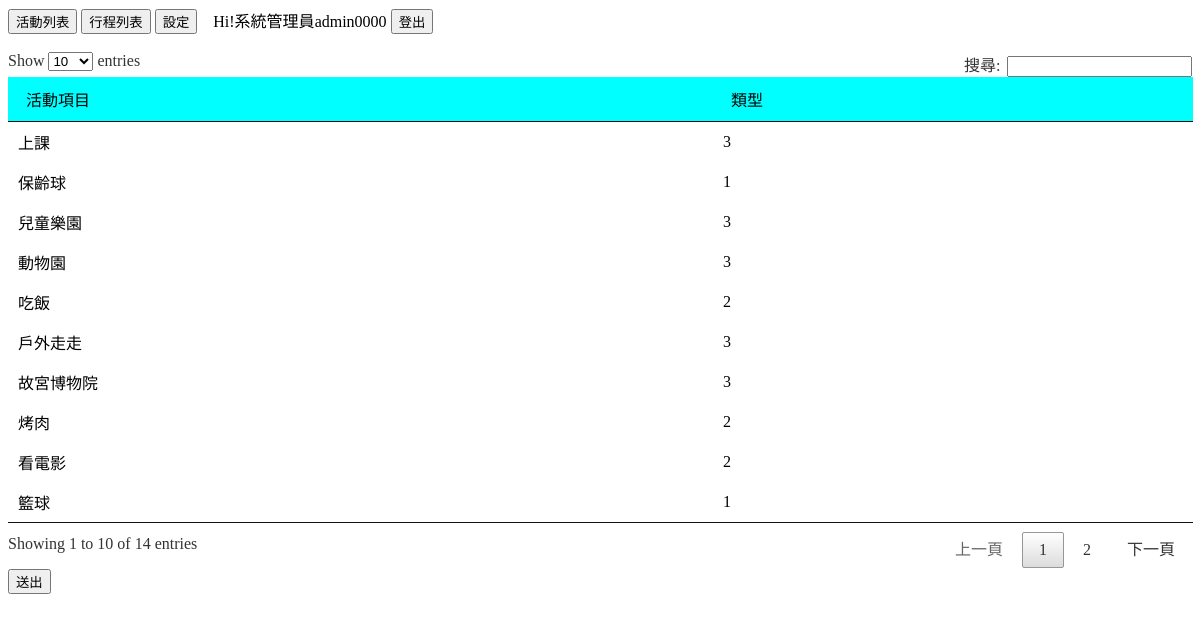
The page /plan_insert.php (signed in) on the database its author committed.
### tables this page shows
CREATE TABLE `activity` (
  `ac_id` int(6) UNSIGNED NOT NULL,
  `ac_type` int(30) NOT NULL,
  `ac_name` varchar(30) NOT NULL,
  `ac_weather` varchar(30) NOT NULL,
  `ac_drive` int(30) NOT NULL,
  `ac_carry` varchar(30) NOT NULL,
  `ac_spend` int(30) NOT NULL,
  `ac_hours` int(30) NOT NULL,
  `ac_timetype` varchar(30) NOT NULL,
  `ac_updatedate` timestamp NOT NULL DEFAULT CURRENT_TIMESTAMP ON UPDATE CURRENT_TIMESTAMP
);

### select_activity.php (called while the page is built, shortened)
<?php
    include("mysql.php");
    $sql = "select ac_id,ac_name,ac_type,(select name from activity_types where id = ac_type) as type_name,ac_weather,ac_drive,ac_carry,ac_spend,ac_hours,ac_timetype from activity";
    $query = $conn->query($sql);
    $active = $query->fetchAll(PDO::FETCH_ASSOC);
?>

### plan_insert.php (the view, shortened to what this page needs)
<html>
  <head>
  </head>
<link href="jquery.dataTables.min.css" rel="stylesheet" />
<?php session_start();
    include("mysql.php");
    $us_admin = $_SESSION['us_admin'];
    if(!empty($us_admin)){
        include("select_activity.php");
    }
 ?>
  <body>
    <form name="showForm" method="post">
        <input type="button" value="活動列表" onClick="show('activity')"/>
        <input type="button" value="行程列表" onClick="show('plan')"/>
        <input type="button" value="設定" onClick="show('setting')"/>
        &nbsp&nbsp
        Hi!<?php echo $_SESSION['us_name'];
        echo $_SESSION['us_account'];?>
        <input type="button" value="登出" onClick="show('sign_out')"/>
        <br/><br/>
        <table id="example">
	<thead>
        <tr>
            <td bgcolor="#00FFFF">活動項目</td>
            <td bgcolor="#00FFFF">類型</td>
        </tr>
	</thead>
	<tbody>
        <?php
            foreach ($active as $key => $value) {
        ?>
         <tr>
            <td class="ac_name">
                    <?php echo $value["ac_name"]?>
            </td>
            <td class="ac_type">
                    <?php echo $value["ac_type"]?>
            </td>
        </tr>
        <?php
            }
        ?>
	</tbody>
</table>
        <input type="submit" value="送出" onClick="go_plan()"/>
    </form>
  </body>
</html>

### rows shown on the page
activity: ac_name "籃球", ac_type "1"
activity: ac_name "保齡球", ac_type "1"
activity: ac_name "吃飯", ac_type "2"
activity: ac_name "看電影", ac_type "2"
activity: ac_name "戶外走走", ac_type "3"
activity: ac_name "動物園", ac_type "3"
activity: ac_name "故宮博物院", ac_type "3"
activity: ac_name "兒童樂園", ac_type "3"
activity: ac_name "上課", ac_type "3"
activity: ac_name "烤肉", ac_type "2"

### other values the page prints
$_SESSION['us_name'] "系統管理員"
$_SESSION['us_account'] "admin0000"
